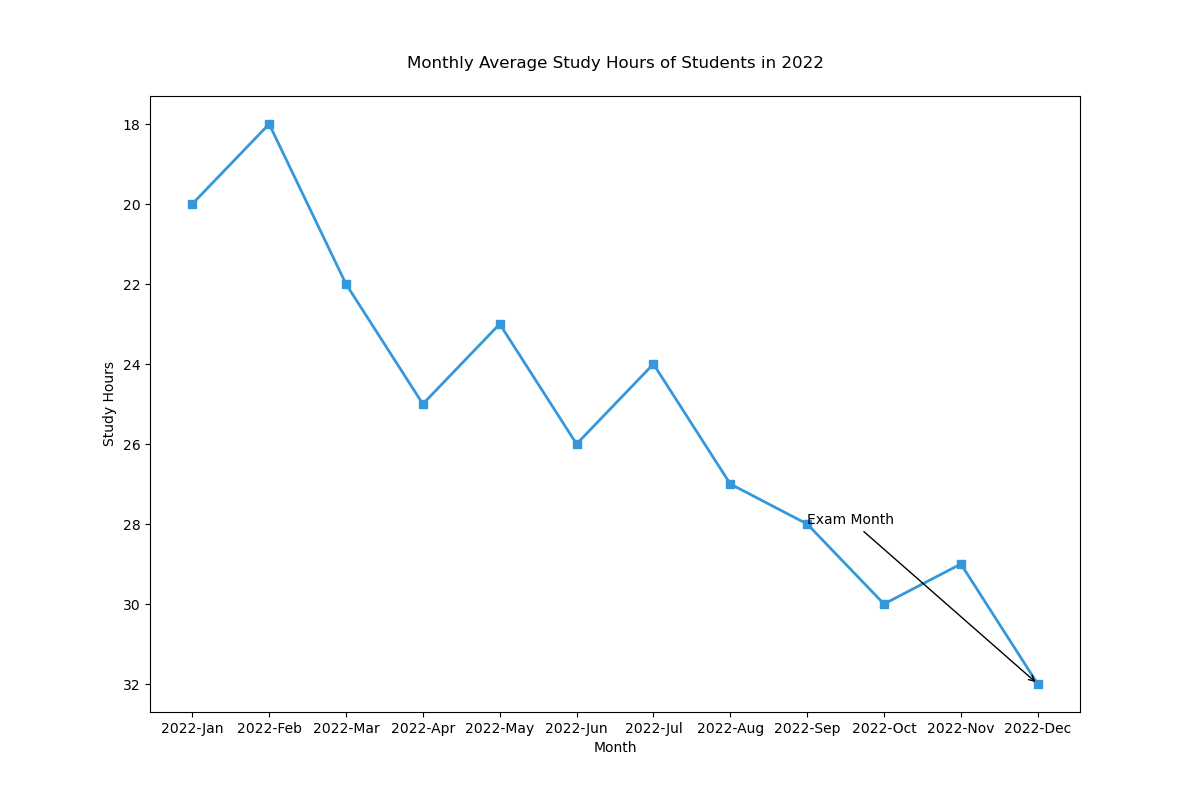

Reproduce this figure in Python.

import matplotlib.pyplot as plt

# Data
months = ['2022-Jan', '2022-Feb', '2022-Mar', '2022-Apr', '2022-May', '2022-Jun', '2022-Jul', '2022-Aug', '2022-Sep', '2022-Oct', '2022-Nov', '2022-Dec']
study_hours = [20, 18, 22, 25, 23, 26, 24, 27, 28, 30, 29, 32]

# Plotting the line chart
plt.figure(figsize=(12, 8))  # Adjusted width and height
plt.plot(months, study_hours, color='#3498DB', marker='s', linestyle='-', linewidth=2)  # Different color and marker style

# Annotate a specific point with the label
plt.annotate('Exam Month', xy=('2022-Dec', 32), xytext=('2022-Sep', 28),
             arrowprops=dict(facecolor='#E74C3C', arrowstyle='->'))

# Adding a title and labels
plt.title('Monthly Average Study Hours of Students in 2022', pad=20)  # Changed topic and added padding
plt.xlabel('Month')
plt.ylabel('Study Hours')
plt.gca().invert_yaxis()

# Show the plot
plt.show()
